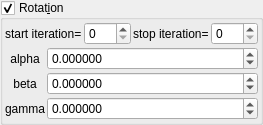
    <widget class="MyGroupBox" name="groupCheck_transf_function_enabledR_false">
     <property name="toolTip">
      <string/>
     </property>
     <property name="title">
      <string>Rotat&amp;ion</string>
     </property>
     <property name="checkable">
      <bool>true</bool>
     </property>
     <layout class="QVBoxLayout" name="verticalLayout_32" stretch="0,0">
      <property name="spacing">
       <number>2</number>
      </property>
      <property name="leftMargin">
       <number>2</number>
      </property>
      <property name="topMargin">
       <number>2</number>
      </property>
      <property name="rightMargin">
       <number>2</number>
      </property>
      <property name="bottomMargin">
       <number>2</number>
      </property>
      <item>
       <layout class="QHBoxLayout" name="horizontalLayout_14" stretch="0,1,0,1">
        <property name="topMargin">
         <number>0</number>
        </property>
        <item>
         <widget class="QLabel" name="label_250">
          <property name="text">
           <string>start iteration=</string>
          </property>
         </widget>
        </item>
        <item>
         <widget class="MySpinBox" name="spinboxInt_transf_start_iterations_R">
          <property name="sizePolicy">
           <sizepolicy hsizetype="Minimum" vsizetype="Maximum">
            <horstretch>0</horstretch>
            <verstretch>0</verstretch>
           </sizepolicy>
          </property>
          <property name="maximum">
           <number>999</number>
          </property>
         </widget>
        </item>
        <item>
         <widget class="QLabel" name="label_251">
          <property name="text">
           <string>stop iteration=</string>
          </property>
         </widget>
        </item>
        <item>
         <widget class="MySpinBox" name="spinboxInt_transf_stop_iterations_R">
          <property name="sizePolicy">
           <sizepolicy hsizetype="Minimum" vsizetype="Maximum">
            <horstretch>0</horstretch>
            <verstretch>0</verstretch>
           </sizepolicy>
          </property>
          <property name="maximum">
           <number>999</number>
          </property>
         </widget>
        </item>
       </layout>
      </item>
      <item>
       <layout class="QGridLayout" name="gridLayout_13" columnstretch="0,1">
        <property name="spacing">
         <number>2</number>
        </property>
        <item row="2" column="1">
         <widget class="MyDoubleSpinBox" name="spinboxd3_transf_rotation_z">
          <property name="sizePolicy">
           <sizepolicy hsizetype="Minimum" vsizetype="Maximum">
            <horstretch>0</horstretch>
            <verstretch>0</verstretch>
           </sizepolicy>
          </property>
          <property name="prefix">
           <string/>
          </property>
          <property name="suffix">
           <string/>
          </property>
          <property name="decimals">
           <number>6</number>
          </property>
          <property name="minimum">
           <double>-180.000000000000000</double>
          </property>
          <property name="maximum">
           <double>180.000000000000000</double>
          </property>
          <property name="singleStep">
           <double>1.000000000000000</double>
          </property>
         </widget>
        </item>
        <item row="0" column="0">
         <widget class="QLabel" name="label_39">
          <property name="text">
           <string notr="true">alpha</string>
          </property>
          <property name="alignment">
           <set>Qt::AlignCenter</set>
          </property>
         </widget>
        </item>
        <item row="1" column="0">
         <widget class="QLabel" name="label_40">
          <property name="text">
           <string notr="true">beta</string>
          </property>
          <property name="alignment">
           <set>Qt::AlignCenter</set>
          </property>
         </widget>
        </item>
        <item row="1" column="1">
         <widget class="MyDoubleSpinBox" name="spinboxd3_transf_rotation_y">
          <property name="sizePolicy">
           <sizepolicy hsizetype="Minimum" vsizetype="Maximum">
            <horstretch>0</horstretch>
            <verstretch>0</verstretch>
           </sizepolicy>
          </property>
          <property name="prefix">
           <string/>
          </property>
          <property name="suffix">
           <string/>
          </property>
          <property name="decimals">
           <number>6</number>
          </property>
          <property name="minimum">
           <double>-180.000000000000000</double>
          </property>
          <property name="maximum">
           <double>180.000000000000000</double>
          </property>
          <property name="singleStep">
           <double>1.000000000000000</double>
          </property>
         </widget>
        </item>
        <item row="2" column="0">
         <widget class="QLabel" name="label_41">
          <property name="text">
           <string notr="true">gamma</string>
          </property>
          <property name="alignment">
           <set>Qt::AlignCenter</set>
          </property>
         </widget>
        </item>
        <item row="0" column="1">
         <widget class="MyDoubleSpinBox" name="spinboxd3_transf_rotation_x">
          <property name="sizePolicy">
           <sizepolicy hsizetype="Minimum" vsizetype="Maximum">
            <horstretch>0</horstretch>
            <verstretch>0</verstretch>
           </sizepolicy>
          </property>
          <property name="prefix">
           <string/>
          </property>
          <property name="suffix">
           <string/>
          </property>
          <property name="decimals">
           <number>6</number>
          </property>
          <property name="minimum">
           <double>-180.000000000000000</double>
          </property>
          <property name="maximum">
           <double>180.000000000000000</double>
          </property>
          <property name="singleStep">
           <double>1.000000000000000</double>
          </property>
         </widget>
        </item>
       </layout>
      </item>
     </layout>
    </widget>
